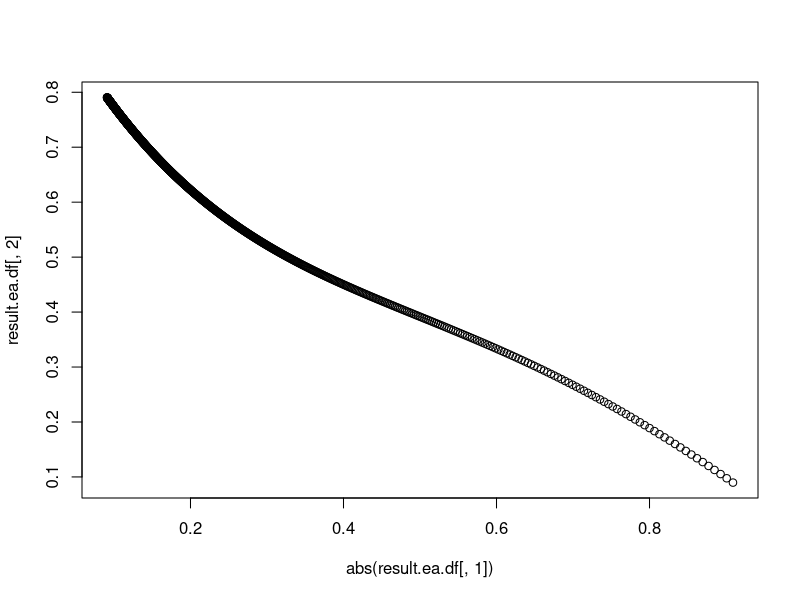

Reproduce this figure in R.
#! /usr/bin/R
#================================================================================
# combinatorics of mixtures
# see the README file for an explanation of the computations
# Copyright (C) 2017 Jens Kleinjung
#================================================================================

## monomer concentrations
C = 1;

## enzymatic activities of tetramers
AC = 4; # allostery coefficient
aaaa_ea = (4/4)^AC;
aaai_ea = (3/4)^AC;
aaii_ea = (2/4);
aiii_ea = (1/4);
iiii_ea = (0/4);
#aaaa_ea = aaai_ea = aaii_ea = aiii_ea = iiii_ea = 1;

rs = seq(0.1, 10, by = 0.01);

result.ea = lapply(rs, function(r) {
	a = C / (1 + 1 / r);
	i = C / (1 + r);
	sum(a + i);

	#_______________________________________________________________________________
	## tetramer concentrations
	aaaa = a^4;
	aaai = 4 * a^3 * i;
	aaii = 6 * a^2 * i^2;
	aiii = 4 * a * i^3;
	iiii = i^4;
	stopifnot(isTRUE(all.equal(sum(aaaa + aaai + aaii + aiii + iiii), 1)));

	#_______________________________________________________________________________
	## total enzymatic activity of tetramer mixture
	total_ea =	aaaa * aaaa_ea +
				aaai * aaai_ea +
				aaii * aaii_ea +
				aiii * aiii_ea +
				iiii * iiii_ea;

	c(i, total_ea);
});

result.ea.df = do.call(rbind.data.frame, result.ea);
colnames(result.ea.df) = c("i", "total_ea");
plot(abs(result.ea.df[ ,1]), result.ea.df[ ,2]);

